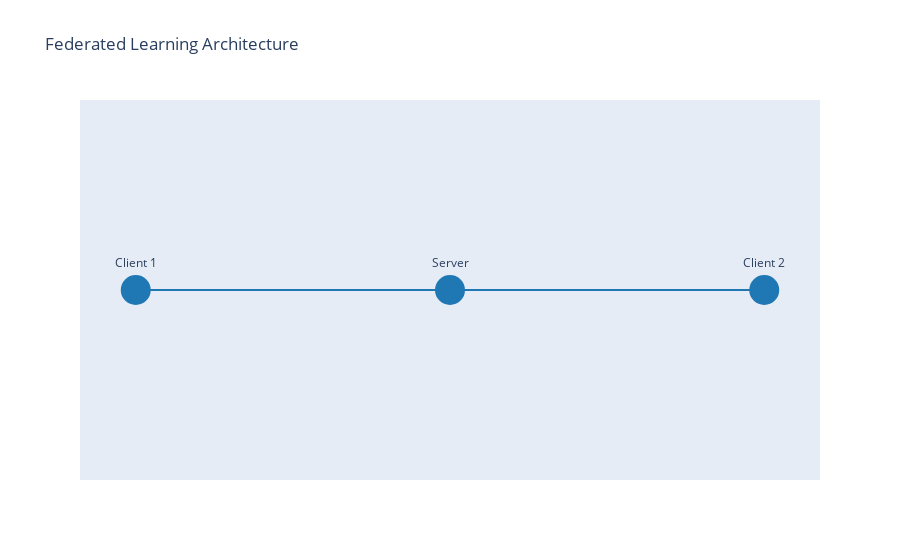

Write notebook code for a chart like this one.
### Code cell
components = ['Client 1', 'Server', 'Client 2']
communication_links = [('Client 2', 'Server'), ('Server', 'Client 1')]

fig = go.Figure()

for component in components:
    fig.add_trace(go.Scatter(x=[component], y=[0], mode='markers+text', text=component,
                             marker=dict(size=30, color='rgb(31, 119, 180)'), textposition='top center'))

for link in communication_links:
    fig.add_trace(go.Scatter(x=[link[0], link[1]], y=[0, 0], mode='lines', line=dict(color='rgb(31, 119, 180)', width=2)))

fig.update_layout(title='Federated Learning Architecture',
                  xaxis=dict(showgrid=False, showticklabels=False, zeroline=False),
                  yaxis=dict(showgrid=False, showticklabels=False, zeroline=False),
                  showlegend=False)

fig.show()

### Figure 1 — Plotly figure (JSON) as saved in the notebook; plotly's stock layout.template omitted (floating-point values rounded to 4 significant figures)
{"data": [{"marker": {"color": "rgb(31, 119, 180)", "size": 30}, "mode": "markers+text", "text": "Client 1", "textposition": "top center", "type": "scatter", "x": ["Client 1"], "y": [0]}, {"marker": {"color": "rgb(31, 119, 180)", "size": 30}, "mode": "markers+text", "text": "Server", "textposition": "top center", "type": "scatter", "x": ["Server"], "y": [0]}, {"marker": {"color": "rgb(31, 119, 180)", "size": 30}, "mode": "markers+text", "text": "Client 2", "textposition": "top center", "type": "scatter", "x": ["Client 2"], "y": [0]}, {"line": {"color": "rgb(31, 119, 180)", "width": 2}, "mode": "lines", "type": "scatter", "x": ["Client 2", "Server"], "y": [0, 0]}, {"line": {"color": "rgb(31, 119, 180)", "width": 2}, "mode": "lines", "type": "scatter", "x": ["Server", "Client 1"], "y": [0, 0]}], "layout": {"showlegend": false, "title": {"text": "Federated Learning Architecture"}, "xaxis": {"showgrid": false, "showticklabels": false, "zeroline": false}, "yaxis": {"showgrid": false, "showticklabels": false, "zeroline": false}}}
